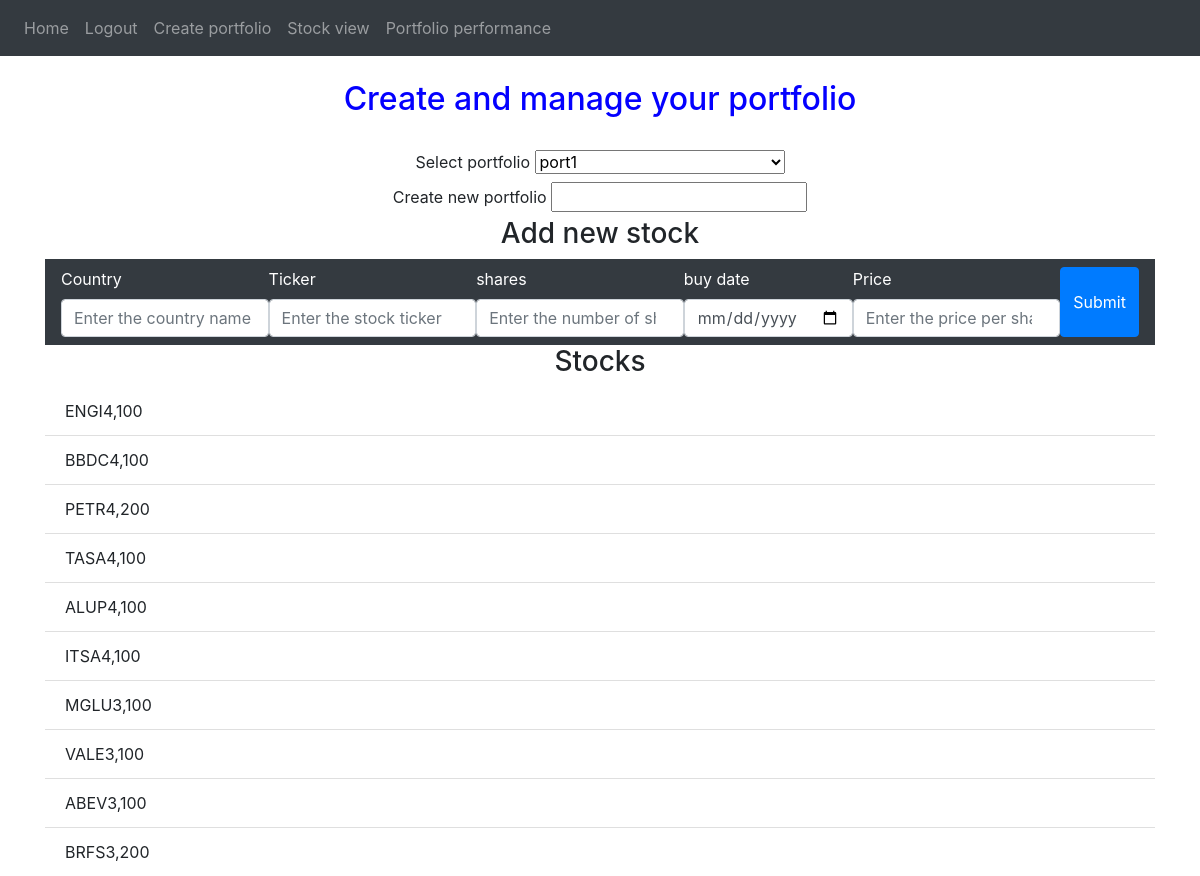
Screenshot of /create_portfolio (signed in) with the database file from the repository.
### website/models.py (models this page shows)
class Stock(db.Model):
    id = db.Column(db.Integer, primary_key=True)
    ticker = db.Column(db.String(10))
    country = db.Column(db.String(30))
    shares = db.Column(db.Integer)
    profit = db.Column(db.Float)
    invested = db.Column(db.Float)
    buy_date = db.Column(db.DateTime(timezone=True), default=func.now())
    portfolio_id = db.Column(db.Integer, db.ForeignKey('portfolio.id'))

### website/views.py (the view, shortened to what this page needs)
@login_required
@views.route('/create_portfolio', methods=['GET', 'POST'])
def add_stock():
    return render_template("create_portfolio.html", user=current_user)

### website/__init__.py (called while the page is built)
def create_app():
    app = Flask(__name__)
    app.config['SECRET_KEY'] = 'hjshjhdjah kjshkjdhjs'
    app.config['SQLALCHEMY_DATABASE_URI'] = f'sqlite:///{DB_NAME}'
    db.init_app(app)
    from .views import views
    from .auth import auth
    app.register_blueprint(views, url_prefix='/')
    app.register_blueprint(auth, url_prefix='/')
    from .models import User, Note, Portfolio, Stock
    create_database(app)
    login_manager = LoginManager()
    login_manager.login_view = 'auth.login'
    login_manager.init_app(app)
    @login_manager.user_loader
    def load_user(id):
        return User.query.get(int(id))
    return app

### website/templates/create_portfolio.html (shortened to what this page needs)
{% extends "base.html" %} {% block title %}Create portfolio{% endblock %} {% block
content %}
<br />
<h2 align="center">Create and manage your portfolio</h2>
<br />
<form method="POST">
  <div class="select_portfolio" align="center"">
    <label for=" select_portfolio">Select portfolio</label>
    <select name="portfolio2" id="portfolio2" class="selectpicker">
      {% for portfolio in user.portfolio %}
      <option value={{ portfolio.name }}> {{ portfolio.name }} </option>
      {% endfor %}
    </select>
    <br />
  </div>
  <div align="center">
    <label for="create_portfolio">Create new portfolio</label>
    <input name="name" id="name" class="add-portfolio" />
    <br />
  </div>
  <h3 align="center">Add new stock</h3>
  <nav class="navbar navbar-expand-lg navbar-dark bg-dark">
    <div class="collapse navbar-collapse" id="navbar2">
      <div class="navbar-nav">
        <div class="add-stock">
          <label for="country" style="color:white">Country</label>
          <input type="text" class="form-control" id="country" name="country" placeholder="Enter the country name" />
        </div>
        <div class="add-stock">
          <label for="ticker" style="color:white">Ticker</label>
          <input type="text" class="form-control" id="ticker" name="ticker" placeholder="Enter the stock ticker" />
        </div>
        <div class="add-stock">
          <label for="shares" style="color:white">shares</label>
          <input type="number" class="form-control" id="shares" name="shares"
            placeholder="Enter the number of shares" />
        </div>
        <div class="add-stock">
          <label for="date" style="color:white">buy date</label>
          <input type="date" class="form-control" id="date" name="date" placeholder="date" />
        </div>
        <div class="add-stock">
          <label for="price" style="color:white">Price</label>
          <input type="number" class="form-control" id="price" name="price" placeholder="Enter the price per share" />
        </div>
        <br />
        <button type="submit" class="btn btn-primary">Submit</button>
      </div>
    </div>
  </nav>
</form>
<h3 align="center">Stocks</h3>
<ul class="list-group list-group-flush" id="portfolio">
  {% if user.portfolio[0] %}
  {% if user.selected_portifolio %}
  {% for stock in user.portfolio[user.selected_portifolio].stocks %}
  <li class="list-group-item">
    {{ stock.ticker }},{{ stock.shares }}
  </li>
  {% endfor %}
  {% else %}
  {% for stock in user.portfolio[0].stocks %}
  <li class="list-group-item">
    {{ stock.ticker }},{{ stock.shares }}
  </li>
  {% endfor %}
  {% endif %}
  {% endif %}
</ul>
{% endblock %}

### website/templates/base.html (shortened to what this page needs)
<!DOCTYPE html>
<html>
<head>
  <link rel="stylesheet" href="{{ url_for('static', filename='style/styles.css') }}">
  <link rel="stylesheet" href="../static/styles/styles.css">
  <link rel="stylesheet" href="https://stackpath.bootstrapcdn.com/bootstrap/4.4.1/css/bootstrap.min.css"
 />
  <link rel="stylesheet" href="https://stackpath.bootstrapcdn.com/font-awesome/4.7.0/css/font-awesome.min.css"
 />
</head>
<body>
  <nav class="navbar navbar-expand-lg navbar-dark bg-dark">
    <div class="collapse navbar-collapse" id="navbar">
      <div class="navbar-nav">
        {% if user.is_authenticated %}
        <a class="nav-item nav-link" id="home" href="/">Home</a>
        <a class="nav-item nav-link" id="logout" href="/logout">Logout</a>
        <a class="nav-item nav-link" id="create_portfolio" href="/create_portfolio">Create portfolio</a>
        <a class="nav-item nav-link" id="Stock_view" href="/Stock_view">Stock view</a>
        <a class="nav-item nav-link" id="portfolio_performance" href="/portfolio_performance">Portfolio performance</a>
        {% else %}
        <a class="nav-item nav-link" id="login" href="/login">Login</a>
        <a class="nav-item nav-link" id="signUp" href="/sign-up">Sign Up</a>
        {% endif %}
      </div>
    </div>
  </nav>
  <div class="container">{% block content %} {% endblock %}</div>
</body>
</html>

### website/static/styles/styles.css (style rules this page uses)
.selectpicker { width: 250px; color: black; display: inline; }
h2 { color: rgb(4, 0, 255); }

### rows the page displays
Stock: ticker "ENGI4", shares "100"
Stock: ticker "BBDC4", shares "100"
Stock: ticker "PETR4", shares "200"
Stock: ticker "TASA4", shares "100"
Stock: ticker "ALUP4", shares "100"
Stock: ticker "ITSA4", shares "100"
Stock: ticker "MGLU3", shares "100"
Stock: ticker "VALE3", shares "100"
Stock: ticker "ABEV3", shares "100"
Stock: ticker "BRFS3", shares "200"

### other values shown
form field portfolio2 "port1"
